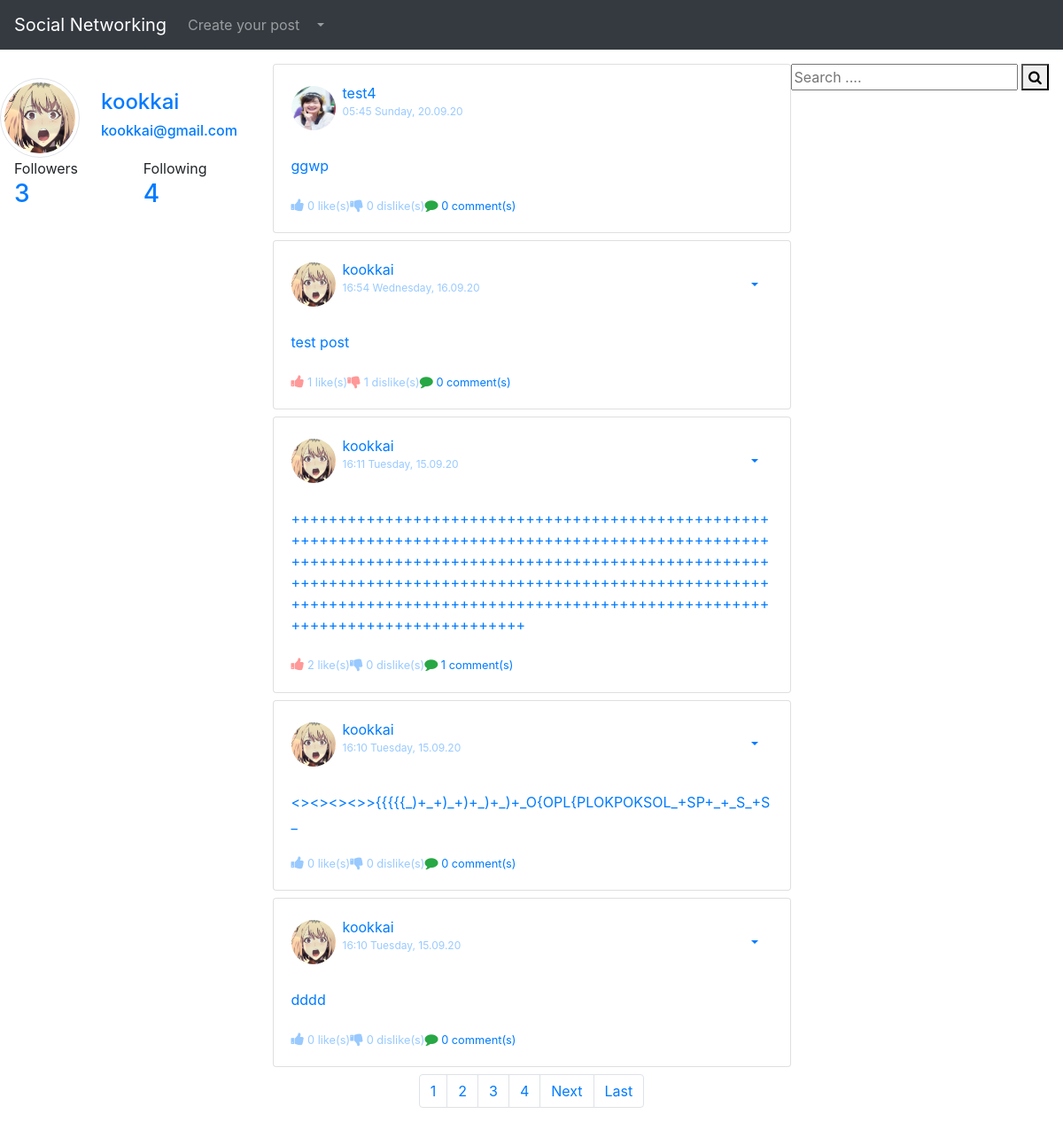
The page / (signed in) on the database as committed earlier.
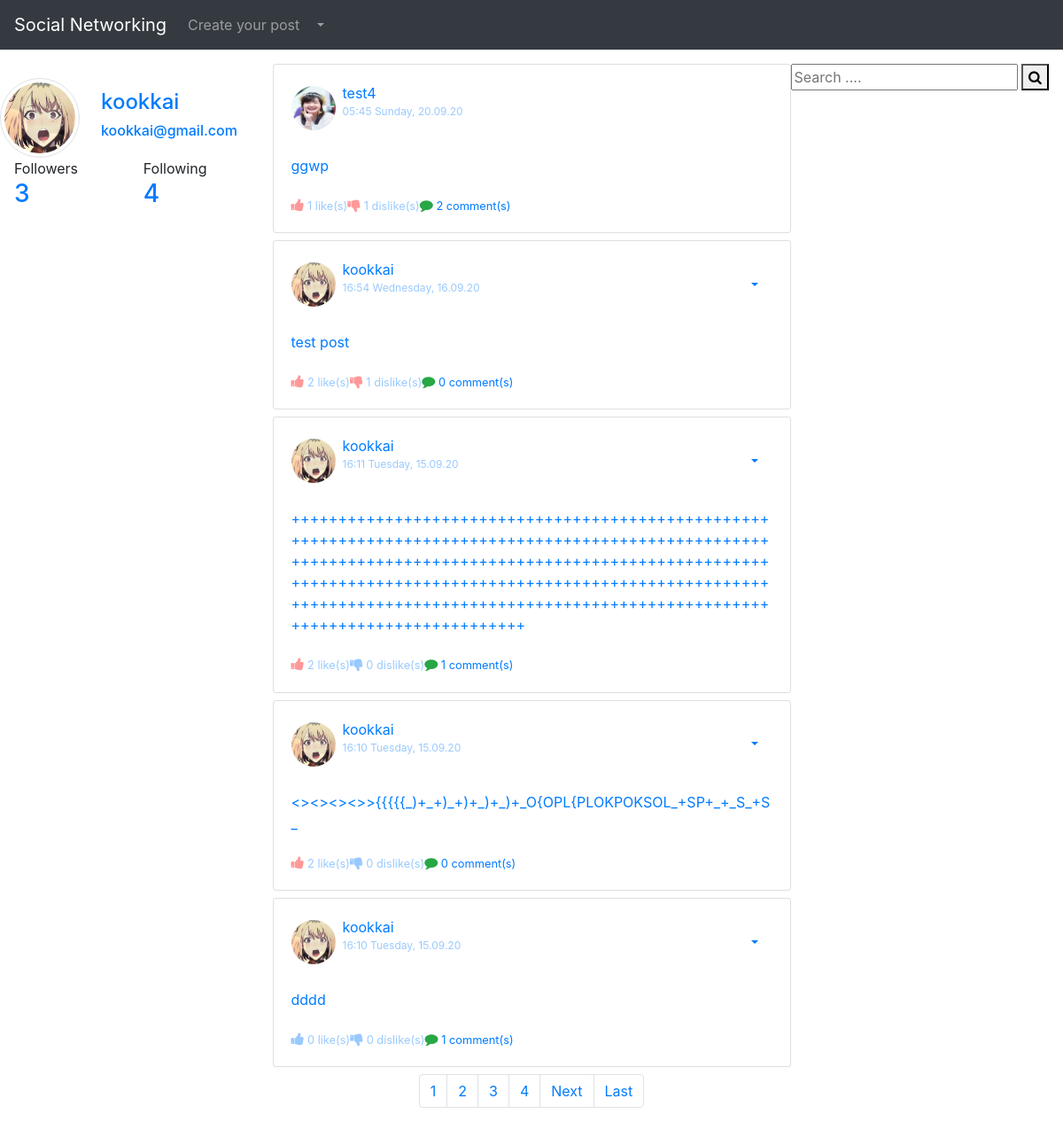
The same page on the database as committed later.
### blog/models.py (models this page shows, shortened)
class Post(models.Model):
    content = models.TextField(max_length=280)
    date_posted = models.DateTimeField(default = timezone.now)
    likes = models.IntegerField(default=0)
    dislikes = models.IntegerField(default=0)
    author = models.ForeignKey(User,on_delete=models.CASCADE)
    @property
    def number_of_comments(self):
        return Comment.objects.filter(post_connected=self).count()

### users/models.py (models this page shows, shortened)
class Profile(models.Model):
    user = models.OneToOneField(User,on_delete=models.CASCADE)
    image = models.ImageField(default='default.png',upload_to='profile-pictures')
    @property
    def followers(self):
        return Follow.objects.filter(follow_user=self.user).count()
    @property
    def following(self):
        return Follow.objects.filter(user=self.user).count()

### blog/views.py (the view)
# urls.py: path('',PostView.as_view(),name='blog-index'),
class PostView(LoginRequiredMixin,ListView):
    model = Post
    template_name = 'blog/home.html'
    context_object_name = 'posts'
    ordering = ['-date_posted']
    paginate_by = PAGINATION_COUNT
    def get_context_data(self, **kwargs):
        data = super().get_context_data(**kwargs)
        all_users = []
        counter = Post.objects.values('author').annotate(author_count=Count('author')).order_by('-author_count')[:6]
        for i in counter:
            all_users.append(User.objects.filter(pk=i['author']).first())
        data['preference'] = Preference.objects.all()
        data['all_users'] = all_users
        return data
    def get_queryset(self):
        user = self.request.user
        qs = Follow.objects.filter(user=user)
        follows = [user]
        for obj in qs :
            follows.append(obj.follow_user)
        return Post.objects.filter(author__in=follows).order_by('-date_posted')

### blog/templates/blog/home.html (shortened to what the changed rows need)
{% extends "blog/base.html" %}
{% load static %}
{% block content %}
    <div class="row">
        <div class="col-12 col-md-6" >
            {% for post in posts %}
            <div class="card mb-2">
            <div class="card-body">
                <div style="width: 100%; word-break: break-all;">
                    <div class="pb-2 row m-0" style="width: 100%; margin-right: 0 !important;">
                       <div
                               style="padding-left: 0px !important;"
                               class="col-8 no-padding d-flex align-items-center">
                           <img
                               class="rounded-circle mr-2"
                               style="width: 50px; height: 50px;"
                               src="{{ post.author.profile.image.url }}">
                           <a class="mr-2 white-important text-decoration-none" href="{% url 'user-posts' post.author %}">
                               {{ post.author }}
                               <br>
                            <p style="opacity: 0.4; font-size:12px;" class="text-decoration-none">
                              {{ post.date_posted | date:"H:i l, d.m.y" }}
                              </p>
                           </a>
                       </div>
                       <div class="col-4 d-flex flex-row-reverse no-padding align-items-center"
                            style="padding-right: 0 !important;">
                           {% if post.author == user %}
                                 <div class="nav-item dropdown">
                                 <a class="nav-link dropdown-toggle" href="#" id="navbarDropdownMenuLink" role="button" data-toggle="dropdown" aria-haspopup="true" aria-expanded="false">
                                 </a>
                               </div>
                            {%  endif %}
                       </div>
                   </div>
                    <a href="{% url 'post-detail' post.id %}" class="text-decoration-none">
                          <p class="mb-4">
                              {{ post.content }}
                          </p>
                    </a>
                        <div class="row">
                            <div class="col-6" style="display: flex;">
                              <small style="opacity: 0.4;">
                                  <a href="#" onClick="document.getElementById('likebutton{{ post.id }}').submit()" class="text-decoration-none">
                                          {% if post.likes >= 1  %}
                                          <i style="color: red; font-size: 16px;" class="fa fa-thumbs-up"></i>
                                          {% else %}
                                          <i style=" font-size: 16px;" class="fa fa-thumbs-up"></i>
                                          {% endif %}
                                          {{post.likes}} like(s)
                                  </a>
                                </small>
                              <small style="opacity: 0.4;">
                                  <a href="#" onClick="document.getElementById('dislikebutton').submit()" class="text-decoration-none">
                                          {% if post.dislikes == 1  %}
                                          <i style="color: red; font-size: 16px;" class="fa fa-thumbs-down"></i>
                                          {% else %}
                                          <i style=" font-size: 16px;" class="fa fa-thumbs-down"></i>
                                          {% endif %}
                                          {{post.dislikes}} dislike(s)
                                  </a>
                              </small>
                                <small>
                                    <a href="/post/{{post.id}}/" class="text-decoration-none">
                                        <i style=" font-size: 15px;" class="text-success fa fa-comment"></i> {{ post.number_of_comments }} comment(s)
                                    </a>
                                </small>
                            </div>
                        </div>
                </div>
              </div>
              </div>
            {% endfor %}
          </div>
{% endblock content %}

Rows that differ between the two databases and show on the page:
changed Post "ggwp": likes "0" → "1"; dislikes "0" → "1"; number_of_comments "0" → "2"
changed Post "test post": likes "1" → "2"
changed Post "<><><><>>{{{{{_)+_+)_+)+_)+_)+_O{OPL{PLOKPOKSOL_+SP+_+_S_+S_": likes "0" → "2"
computed for Post "dddd": number_of_comments "0" → "1"
